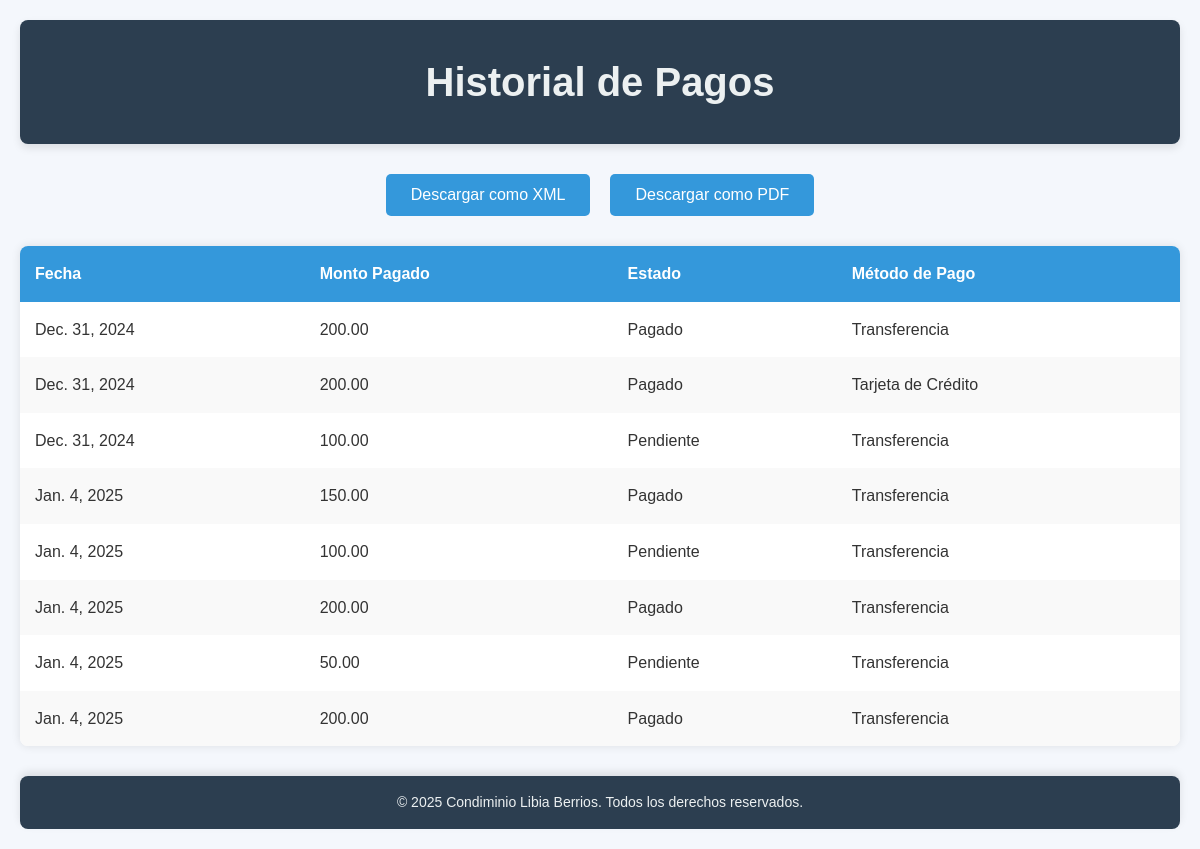
Before: /condominio/historial_pago/ (signed in) with the older database file.
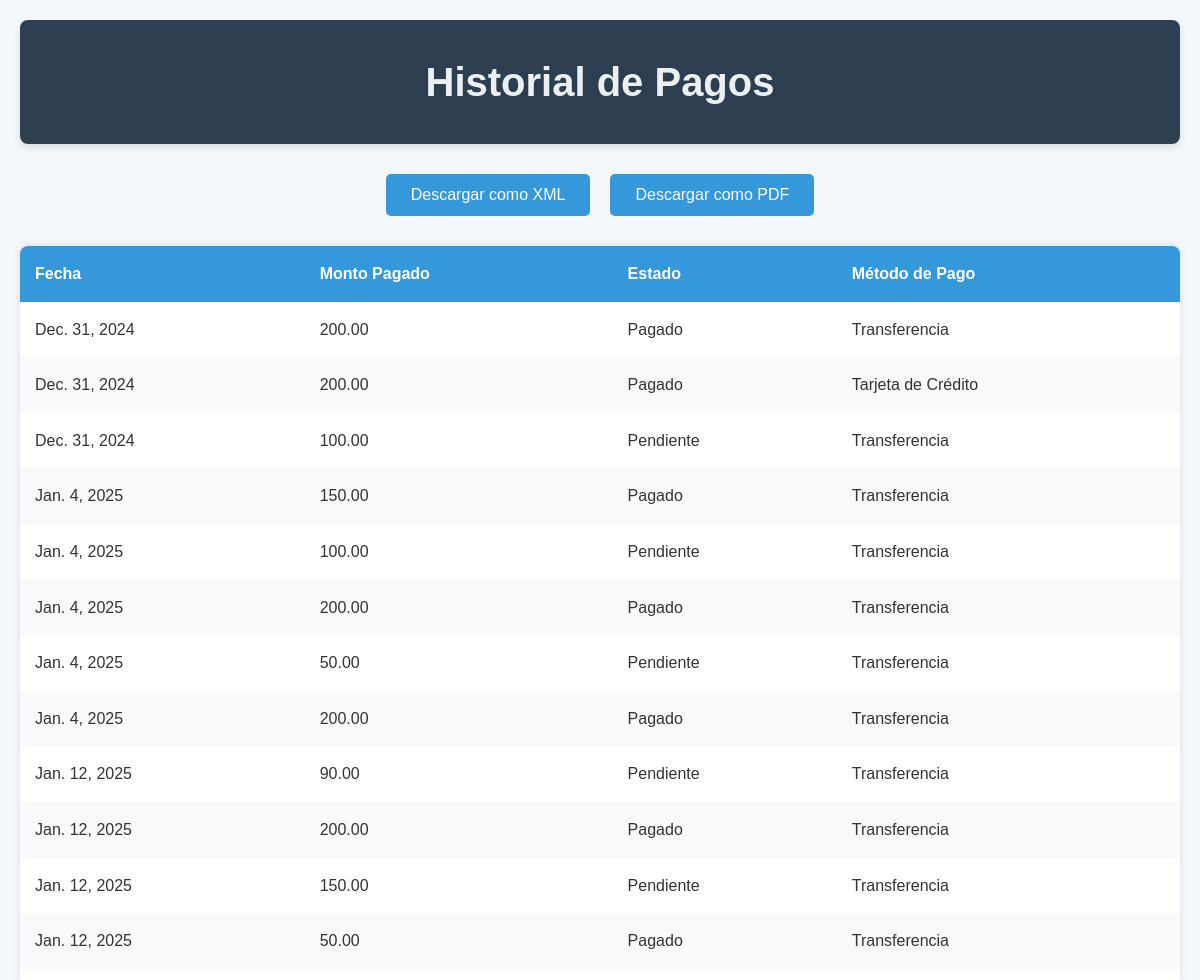
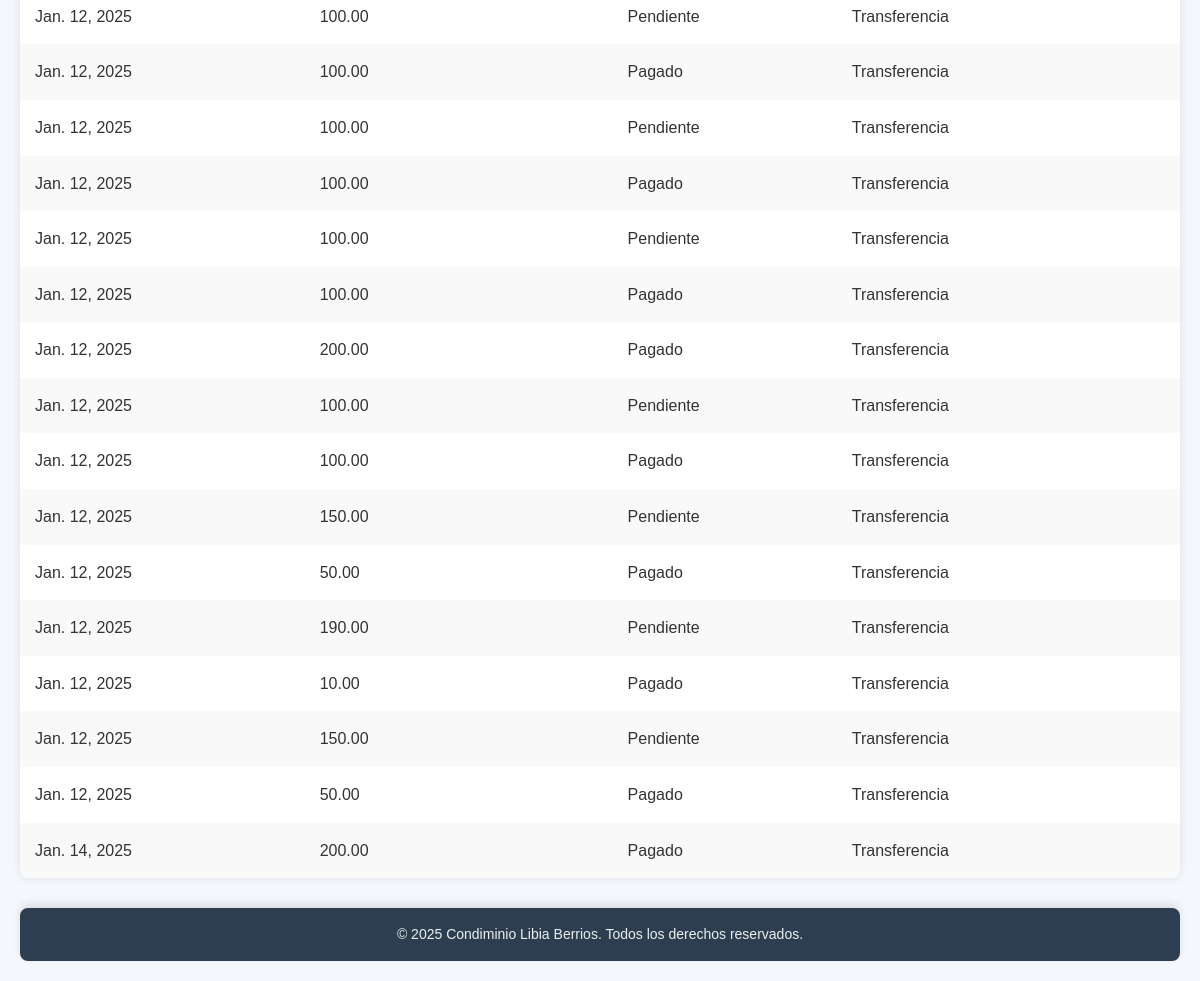
After: the same page with the newer database file (2 pictures, top to bottom).
### condominio/models.py (models this page shows, shortened)
class Pago(models.Model):
    usuario = models.ForeignKey(User, on_delete=models.CASCADE, related_name="pagos")
    departamento = models.ForeignKey(Departamento, on_delete=models.CASCADE)
    monto = models.DecimalField(max_digits=10, decimal_places=2, default=0)
    servicios = models.ManyToManyField(Servicio)
    mantenimientos = models.ManyToManyField(Mantenimiento)
    metodo_pago = models.CharField(max_length=50)
    monto_pagado = models.DecimalField(max_digits=10, decimal_places=2, default=0)
    estado = models.CharField(
        max_length=50,
        choices=[('Pendiente', 'Pendiente'), ('Pagado', 'Pagado')],
        default='Pendiente'
    )
    fecha_emision = models.DateField(auto_now_add=True)
    saldo_pendienteP = models.FloatField(default=0)

### condominio/views.py (the view)
# urls.py: path('historial_pago/', views.historial_pago, name='historial_pago'),
@login_required
def historial_pago(request):
    pagos = Pago.objects.filter(usuario=request.user)
    return render(request, 'historial_pago.html', {'pagos': pagos})

### templates/historial_pago.html (shortened to what this page needs)
{% load static %}
<!DOCTYPE html>
<html lang="es">
<head>
    <link rel="stylesheet" href="{% static 'css/historial.css' %}">
    <link rel="stylesheet" href="{% static 'css/cargar.css' %}">
</head>
<body>
    <header>
        <h1>Historial de Pagos</h1>
    </header>
    <main>
        <div class="download-buttons">
            <button id="downloadXML">Descargar como XML</button>
            <button id="downloadPDF">Descargar como PDF</button>
        </div>
        <table id="pagosTable">
            <thead>
                <tr>
                    <th>Fecha</th>
                    <th>Monto Pagado</th>
                    <th>Estado</th>
                    <th>Método de Pago</th>
                </tr>
            </thead>
            <tbody>
                {% for pago in pagos %}
                    <tr>
                        <td>{{ pago.fecha_emision }}</td>
                        <td>{{ pago.monto_pagado }}</td>
                        <td>{{ pago.estado }}</td>
                        <td>{{ pago.metodo_pago }}</td>
                    </tr>
                {% endfor %}
            </tbody>
        </table>
    </main>
    <footer>
        <p>&copy; 2025 Condiminio Libia Berrios. Todos los derechos reservados.</p>
    </footer>
</body>
</html>

### static/css/historial.css (style rules this page uses)
* { margin: 0; padding: 0; box-sizing: border-box; }
body { font-family: 'Arial', sans-serif; background-color: #f4f7fc; color: #333; line-height: 1.6; padding: 20px; }
header { background-color: #2c3e50; color: #ecf0f1; text-align: center; padding: 30px 20px; border-radius: 8px; box-shadow: 0 4px 8px rgba(0, 0, 0, 0.1); }
header h1 { font-size: 2.5rem; margin: 0; font-weight: 700; }
main { margin-top: 30px; max-width: 1200px; margin-left: auto; margin-right: auto; }
.download-buttons { display: flex; justify-content: center; gap: 20px; margin-bottom: 30px; }
.download-buttons button { background-color: #3498db; color: #fff; padding: 12px 25px; border: none; border-radius: 5px; font-size: 16px; cursor: pointer; transition: background-color 0.3s ease; }
table { width: 100%; border-collapse: collapse; margin-top: 20px; box-shadow: 0 0 10px rgba(0, 0, 0, 0.1); background-color: #fff; border-radius: 8px; overflow: hidden; }
th, td { padding: 15px; text-align: left; font-size: 16px; }
th { background-color: #3498db; color: #fff; font-weight: bold; }
tr:nth-child(even) { background-color: #f9f9f9; }
footer { text-align: center; padding: 15px 20px; margin-top: 30px; background-color: #2c3e50; color: #ecf0f1; border-radius: 8px; box-shadow: 0 -4px 8px rgba(0, 0, 0, 0.1); }
footer p { font-size: 14px; }

Changed rows visible on the page:
added Pago: fecha_emision "Jan. 12, 2025", monto_pagado "90.00", estado "Pendiente", metodo_pago "Transferencia"
added Pago: fecha_emision "Jan. 12, 2025", monto_pagado "200.00", estado "Pagado", metodo_pago "Transferencia"
added Pago: fecha_emision "Jan. 12, 2025", monto_pagado "150.00", estado "Pendiente", metodo_pago "Transferencia"
added Pago: fecha_emision "Jan. 12, 2025", monto_pagado "50.00", estado "Pagado", metodo_pago "Transferencia"
added Pago: fecha_emision "Jan. 12, 2025", monto_pagado "100.00", estado "Pendiente", metodo_pago "Transferencia"
added Pago: fecha_emision "Jan. 12, 2025", monto_pagado "100.00", estado "Pagado", metodo_pago "Transferencia"
added Pago: fecha_emision "Jan. 12, 2025", monto_pagado "100.00", estado "Pendiente", metodo_pago "Transferencia"
added Pago: fecha_emision "Jan. 12, 2025", monto_pagado "100.00", estado "Pagado", metodo_pago "Transferencia"
added Pago: fecha_emision "Jan. 12, 2025", monto_pagado "100.00", estado "Pendiente", metodo_pago "Transferencia"
added Pago: fecha_emision "Jan. 12, 2025", monto_pagado "100.00", estado "Pagado", metodo_pago "Transferencia"
added Pago: fecha_emision "Jan. 12, 2025", monto_pagado "200.00", estado "Pagado", metodo_pago "Transferencia"
added Pago: fecha_emision "Jan. 12, 2025", monto_pagado "100.00", estado "Pendiente", metodo_pago "Transferencia"
added Pago: fecha_emision "Jan. 12, 2025", monto_pagado "100.00", estado "Pagado", metodo_pago "Transferencia"
added Pago: fecha_emision "Jan. 12, 2025", monto_pagado "150.00", estado "Pendiente", metodo_pago "Transferencia"
added Pago: fecha_emision "Jan. 12, 2025", monto_pagado "50.00", estado "Pagado", metodo_pago "Transferencia"
added Pago: fecha_emision "Jan. 12, 2025", monto_pagado "190.00", estado "Pendiente", metodo_pago "Transferencia"
added Pago: fecha_emision "Jan. 12, 2025", monto_pagado "10.00", estado "Pagado", metodo_pago "Transferencia"
added Pago: fecha_emision "Jan. 12, 2025", monto_pagado "150.00", estado "Pendiente", metodo_pago "Transferencia"
added Pago: fecha_emision "Jan. 12, 2025", monto_pagado "50.00", estado "Pagado", metodo_pago "Transferencia"
added Pago: fecha_emision "Jan. 14, 2025", monto_pagado "200.00", estado "Pagado", metodo_pago "Transferencia"
